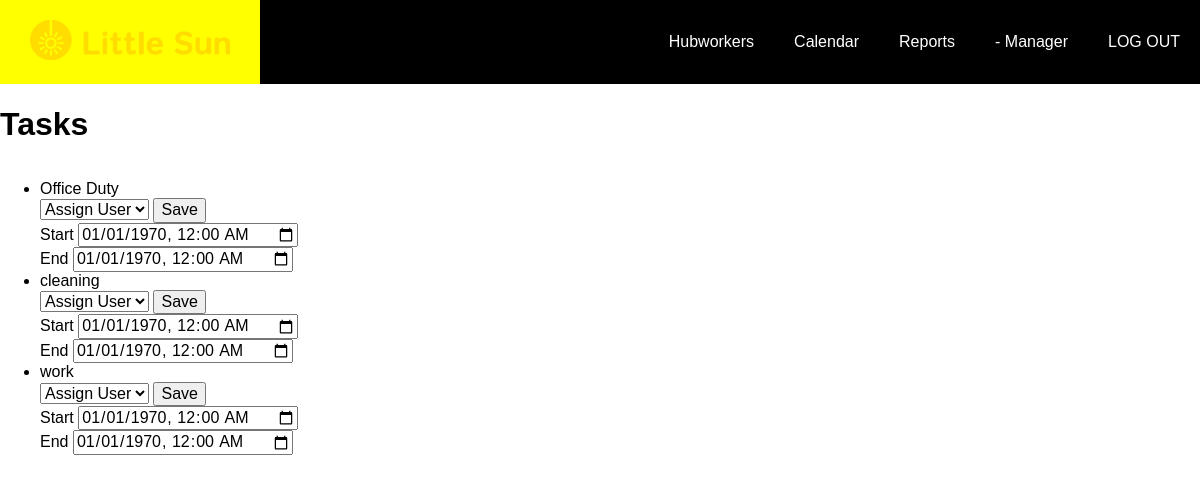
Page /manager_tasks.php on the earlier database version.
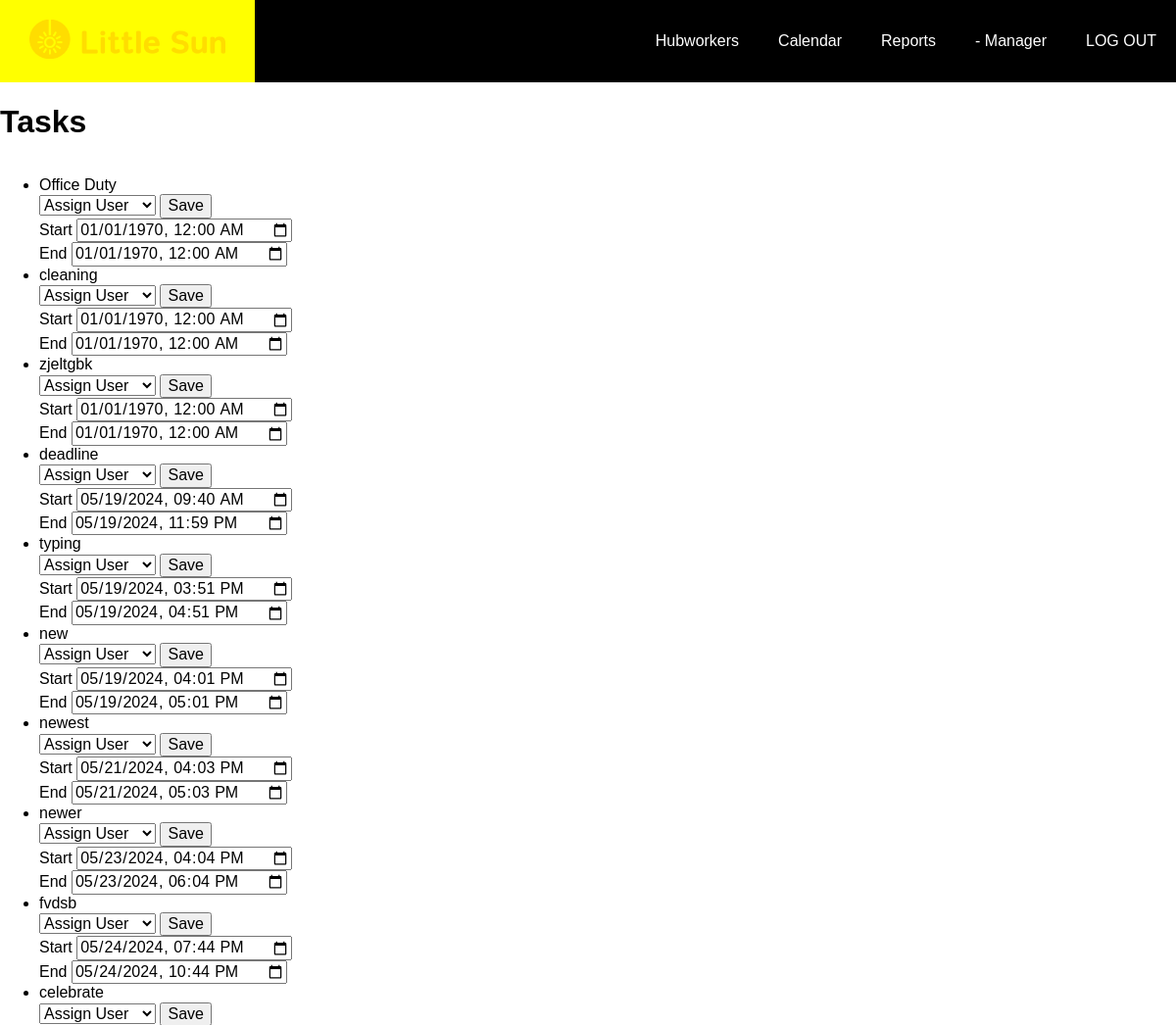
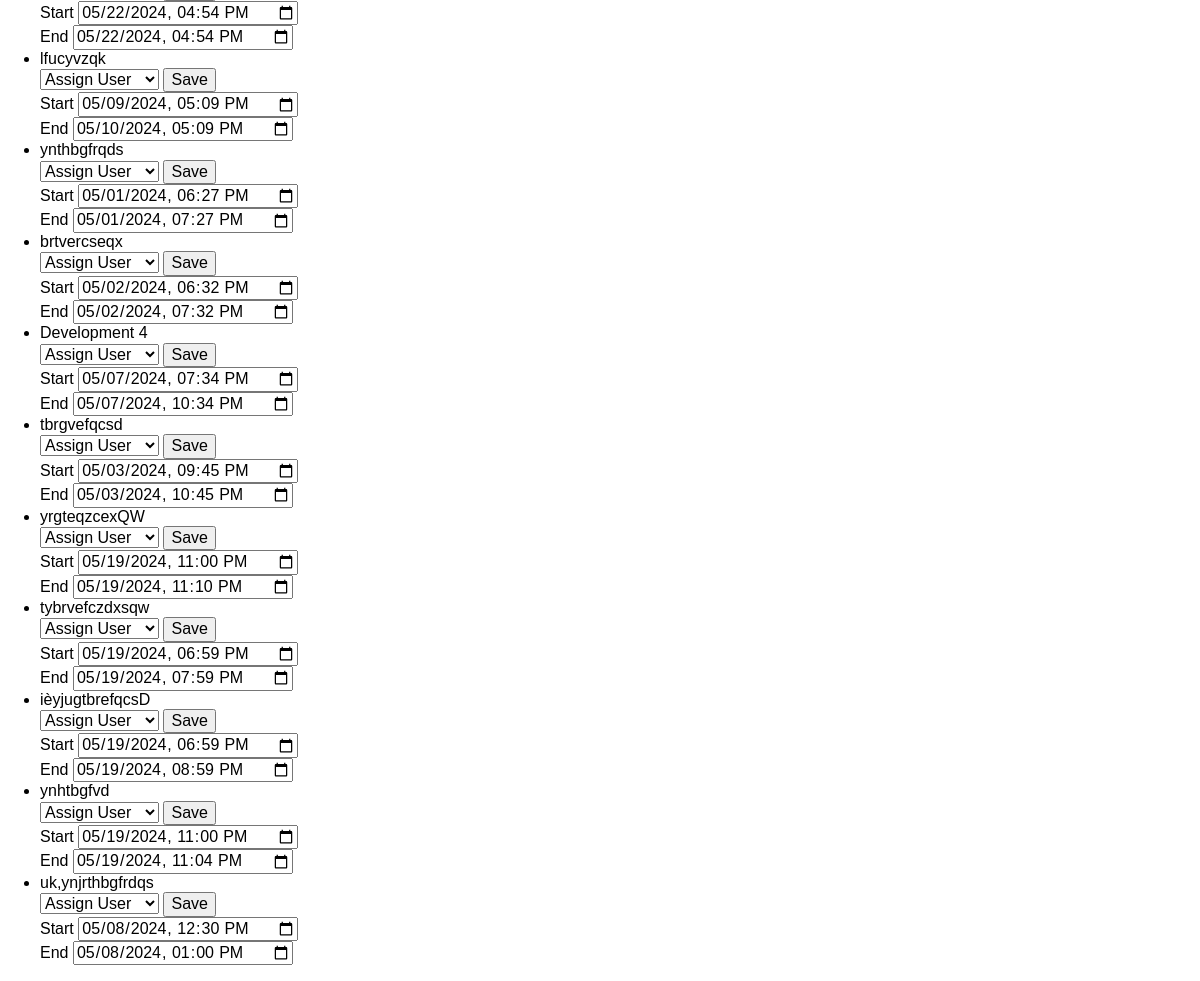
Same page on the later database version (2 pictures, top to bottom).
### tables this page shows
CREATE TABLE `hub_tasks` (
  `id` int(11) NOT NULL,
  `task_name` varchar(255) NOT NULL,
  `task_description` text,
  `task_type` varchar(100) DEFAULT NULL,
  `task_status` varchar(50) NOT NULL DEFAULT 'Open',
  `task_start_date` datetime DEFAULT NULL,
  `task_end_date` datetime DEFAULT NULL,
  `assigned_to` int(11) DEFAULT NULL,
  `hub_location_id` int(11) DEFAULT NULL,
  `assigned_manager_id` int(11) DEFAULT NULL,
  `color` varchar(7) DEFAULT '#3788D8'
);

### manager_tasks.php (the view, shortened to what this page needs)
<?php
$pdo = Data::getConnection();
$tasks = [];
try {
    $stmt = $pdo->query("SELECT id, task_name, task_start_date, task_end_date, assigned_to FROM hub_tasks");
    $tasks = $stmt->fetchAll(PDO::FETCH_ASSOC);
} catch (PDOException $e) {
    error_log("Database error: " . $e->getMessage());
}
?>
<!DOCTYPE html>
<html lang="en">
<head>
    <link rel="stylesheet" href="styles/normalize.css">
    <link rel="stylesheet" href="styles/nav.css">
    <link rel="stylesheet" href="styles/style.css">
</head>
<body>
    <?php include_once("manager.nav.inc.php"); ?>
    <div class="index_title">
        <h1>Tasks</h1>
    </div>
    <ul>
        <?php foreach ($tasks as $task) : ?>
            <li class="task-item">
                <div class="task-details">
                    <div><?php echo $task['task_name']; ?></div>
                    <form action="update_task.php" method="post" id="assign_form_<?php echo $task['id']; ?>" onchange="toggleDateTimeFields(<?php echo $task['id']; ?>)">
                        <select name="user_id" id="task_<?php echo $task['id']; ?>">
                            <option value="">Assign User</option>
                        </select>
                        <button type="submit">Save</button>
                    </form>
                </div>
                <div class="datetime-field">
                    <label for="start_datetime_<?php echo $task['id']; ?>" class="text-slate-700">Start</label>
                    <input type="datetime-local" name="start_datetime_<?php echo $task['id']; ?>" id="start_datetime_<?php echo $task['id']; ?>" class="border-solid border-slate-20 border-2 rounded" value="<?php echo date('Y-m-d\TH:i', strtotime($task['task_start_date'])); ?>" />
                </div>
                <div class="datetime-field">
                    <label for="end_datetime_<?php echo $task['id']; ?>" class="text-slate-700">End</label>
                    <input type="datetime-local" name="end_datetime_<?php echo $task['id']; ?>" id="end_datetime_<?php echo $task['id']; ?>" class="border-solid border-slate-20 border-2 rounded" value="<?php echo date('Y-m-d\TH:i', strtotime($task['task_end_date'])); ?>" />
                </div>
            </li>
        <?php endforeach; ?>
    </ul>
</body>
</html>

### manager.nav.inc.php (shortened to what this page needs)
<!DOCTYPE html>
<html lang="en">
<head>
    <link rel="stylesheet" href="/styles/normalize.css">
    <link rel="stylesheet" href="/styles/nav.css">
</head>
<body>
    <nav>
        <ul>
            <li><a href="index.php">
                    <img id="logo" src="images/little_sun_logo.png" alt="Logo">
                </a>
            </li>
            <li><a href="manager_workers.php">Hubworkers</a></li>
            <li><a href="manager_calendar/manager_calendar.php">Calendar</a></li>
            <li><a href="manager_generate_report.php">Reports</a></li>
            <li><a href="manager_index.php">- Manager</a></li>
            <li><a class="nav-items" href="logout.php">LOG OUT</a></li>
        </ul>
    </nav>

### styles/nav.css (style rules this page uses)
* { font-family: sans-serif; }
nav { background-color: black; }
nav ul { display: flex; list-style: none; margin: 0; padding: 0; align-items: center; }
nav ul li { position: relative; }
nav ul li a { display: block; padding: 10px 20px; text-decoration: none; color: #fff; transition: background-color 0.3s; }
#logo { height: 40px; }
nav ul li:first-child { margin-right: auto; }

### styles/style.css (style rules this page uses)
* { font-family: sans-serif; }
#logo { width: 200px; margin: 10px; }
.index_title { display: flex; justify-content: space-between; align-items: center; }

Differences in the rows shown:
removed hub_tasks: task_name "work", task_start_date "01/01/1970 00:00", task_end_date "01/01/1970 00:00"
added hub_tasks: task_name "zjeltgbk", task_start_date "01/01/1970 00:00", task_end_date "01/01/1970 00:00"
added hub_tasks: task_name "deadline", task_start_date "05/19/2024 09:40", task_end_date "05/19/2024 23:59"
added hub_tasks: task_name "typing", task_start_date "05/19/2024 15:51", task_end_date "05/19/2024 16:51"
added hub_tasks: task_name "new", task_start_date "05/19/2024 16:01", task_end_date "05/19/2024 17:01"
added hub_tasks: task_name "newest", task_start_date "05/21/2024 16:03", task_end_date "05/21/2024 17:03"
added hub_tasks: task_name "newer", task_start_date "05/23/2024 16:04", task_end_date "05/23/2024 18:04"
added hub_tasks: task_name "fvdsb", task_start_date "05/24/2024 19:44", task_end_date "05/24/2024 22:44"
added hub_tasks: task_name "celebrate", task_start_date "05/22/2024 16:54", task_end_date "05/22/2024 16:54"
added hub_tasks: task_name "lfucyvzqk", task_start_date "05/09/2024 17:09", task_end_date "05/10/2024 17:09"
added hub_tasks: task_name "ynthbgfrqds", task_start_date "05/01/2024 18:27", task_end_date "05/01/2024 19:27"
added hub_tasks: task_name "brtvercseqx", task_start_date "05/02/2024 18:32", task_end_date "05/02/2024 19:32"
added hub_tasks: task_name "Development 4", task_start_date "05/07/2024 19:34", task_end_date "05/07/2024 22:34"
added hub_tasks: task_name "tbrgvefqcsd", task_start_date "05/03/2024 21:45", task_end_date "05/03/2024 22:45"
added hub_tasks: task_name "yrgteqzcexQW", task_start_date "05/19/2024 23:00", task_end_date "05/19/2024 23:10"
added hub_tasks: task_name "tybrvefczdxsqw", task_start_date "05/19/2024 18:59", task_end_date "05/19/2024 19:59"
added hub_tasks: task_name "ièyjugtbrefqcsD", task_start_date "05/19/2024 18:59", task_end_date "05/19/2024 20:59"
added hub_tasks: task_name "ynhtbgfvd", task_start_date "05/19/2024 23:00", task_end_date "05/19/2024 23:04"
added hub_tasks: task_name "uk,ynjrthbgfrdqs", task_start_date "05/08/2024 12:30", task_end_date "05/08/2024 13:00"
